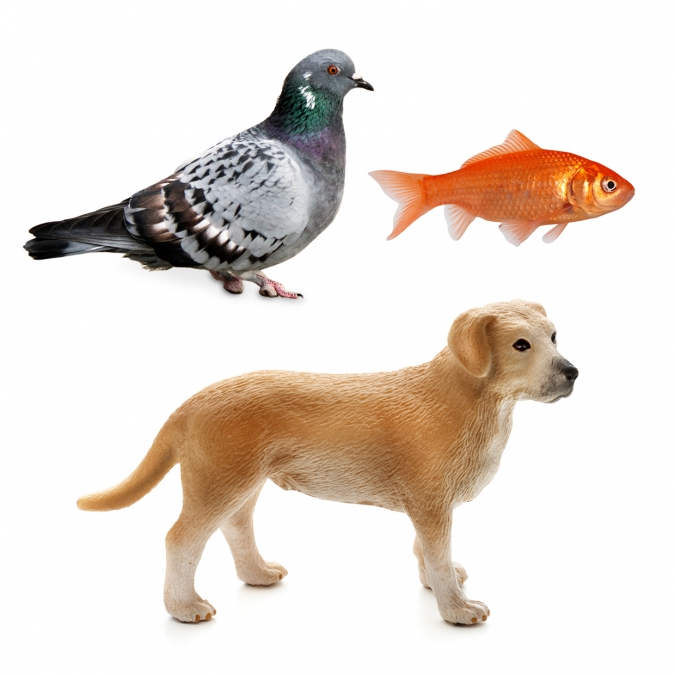
#> input picture ejercicio_clase3/animales.jpg, 675 x 675 px
$ jupyter execute --allow-errors '1. Drawing a Bounding Box with OpenCV.ipynb'   (shell and % lines are left out)
#> lines starting #> are read from the running program, lines starting #| are printed output that depends on the picture; after the words box and inside, x2 and y2 are one past the last pixel; in counts of white or black regions, pixels touching at a corner belong together
# **Tutorial:** Drawing a Bounding Box with OpenCV

In this tutorial, you will learn how to use the OpenCV library in Python to load an image and draw a bounding box around an object. This is a fundamental step before moving on to object detection with YOLO.

### **Step 1: Install OpenCV**

If you don't have OpenCV installed, you can install it using pip:

Verify the installed version number:

### **Step 2: Import Required Libraries**

Import the libraries you will use:

[cell 1]
import cv2
from matplotlib import pyplot as plt

### **Step 3: Load the Image**

Use OpenCV's `imread` function to load your image.

Replace the path with the location of your image file.

[cell 2]
# Load the image (change the path to your image file)
image_bgr = cv2.imread('/Users/eugenio/Documents/Computer_Vision/UC.04 Object Detection/Object Detection/cat.jpg')

#> (a cell that did not finish here is left out)

### **Step 4: Show the image**

#> (a cell that did not finish here is left out)

### **Step 5: Create the Bounding Box over the Image**

To draw a bounding box, use OpenCV's `rectangle` function.

You need to specify the coordinates of the **top-left** point $(x1, y1)$ and the **bottom-right** point $(x2, y2)$ of the bounding box.

The coordinates should be within the image dimensions

[cell 5]
x1, y1 = 250, 200  # Top-left corner
x2, y2 = 700, 900  # Bottom-right corner

# Draw the bounding box on the input image using cv2.rectangle
# Arguments: image, (x1, y1), (x2, y2), bounding box color in BGR, thickness
image_bgr_box = cv2.rectangle(image_bgr, (x1, y1), (x2, y2), (0, 255, 0), 15)  # Green box, thickness 15

### **Step 6: Display the Image and Bounding Box**

Finally, use matplotlib to display the image with the bounding box.

#> (a cell that did not finish here is left out)

You should now see your image with a bounding box drawn around the object.

You can adjust the bounding box coordinates as needed to fit the object you want to highlight.

### **Individual Activity:**

1. Load an image containing **at least three different objects from different classes** using `cv2.imread`.

[cell 7]
# Write your code here...

import cv2
from matplotlib import pyplot as plt


image_bgr = cv2.imread('animales.jpg')
#> image_bgr is the input picture: shape (675, 675, 3); mean B, G, R 214.2, 221.8, 231.2

# Convert BGR to RGB for displaying with matplotlib
image_rgb = cv2.cvtColor(image_bgr, cv2.COLOR_BGR2RGB)

# Display the image
plt.imshow(image_rgb)
plt.show()

2. Draw **different colored bounding boxes** around each object (at least one of the bounding boxes should be yellow). Use a **line thickness** of 5 for both bounding boxes.

[cell 8]
# Write your code here...

animal_x1, animal_y1 = 15, 25  # Top-left corner
animal_x2, animal_y2 = 370, 302  # Bottom-right corner

animal_2_x1, animal_2_y1 = 375, 115  # Top-left corner
animal_2_x2, animal_2_y2 = 650, 250  # Bottom-right corner

animal_3_x1, animal_3_y1 = 60, 308  # Top-left corner
animal_3_x2, animal_3_y2 = 585, 635  # Bottom-right corner

# Draw the bounding box on the input image using cv2.rectangle
# Arguments: image, (x1, y1), (x2, y2), bounding box color in BGR, thickness
animal_1_bgr_box = cv2.rectangle(image_bgr, (animal_x1, animal_y1), (animal_x2, animal_y2), (0, 255, 0), 5)  # Green box, thickness 15
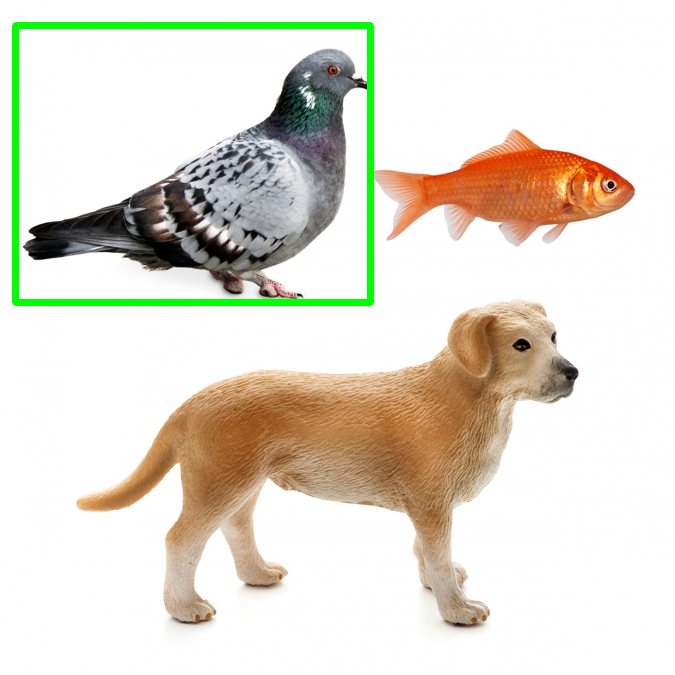
#> animal_1_bgr_box: shape (675, 675, 3); mean B, G, R 209.3, 221.8, 226.3
animal_2_bgr_box = cv2.rectangle(image_bgr, (animal_2_x1, animal_2_y1), (animal_2_x2, animal_2_y2), (0, 0, 255), 5)  # Cyan box, thickness 15
animal_3_bgr_box = cv2.rectangle(image_bgr, (animal_3_x1, animal_3_y1), (animal_3_x2, animal_3_y2), (0, 255, 255), 5)  # Red box, thickness 15
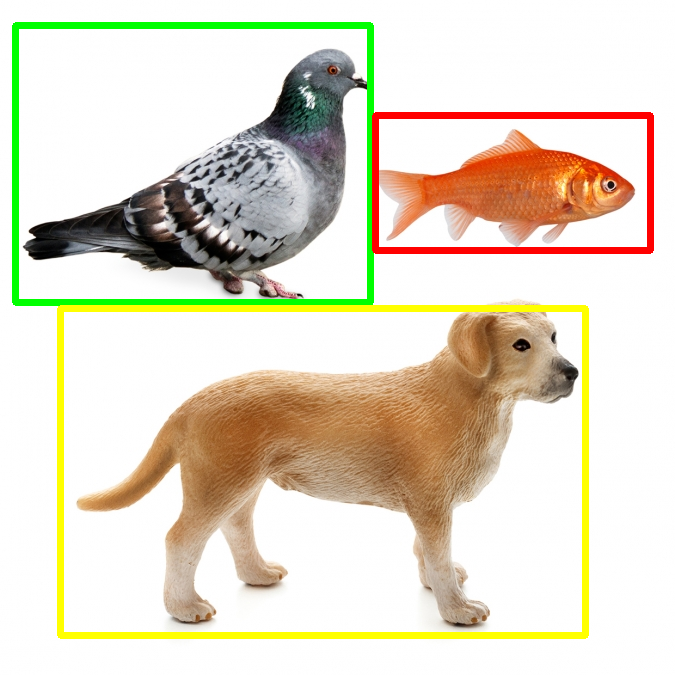
#> animal_3_bgr_box: shape (675, 675, 3); mean B, G, R 199.9, 218.7, 226.7

3. Add **text labels** above each bounding box (e.g., “Cat”, “Ball”, etc.) using `cv2.putText`.

[cell 9]
# Write your code here...


cv2.putText(animal_1_bgr_box, 'Paloma', (animal_x1, animal_y1 - 5), cv2.FONT_HERSHEY_SIMPLEX, 0.9, (0,0,0), 2)
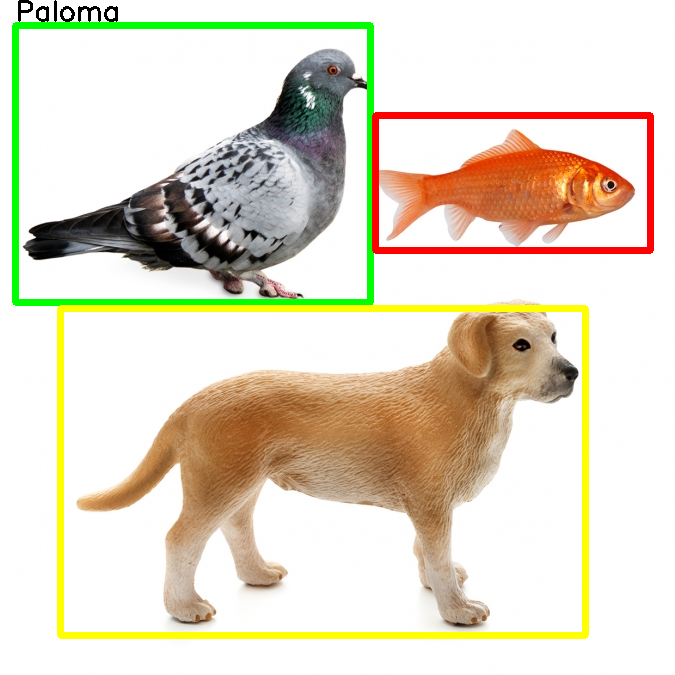
#> animal_1_bgr_box: shape (675, 675, 3); 4.03% of pixels changed, all inside (x1, y1, x2, y2) = (18, 0, 654, 639)
cv2.putText(animal_2_bgr_box, 'Pez', (animal_2_x1, animal_2_y1 - 10), cv2.FONT_HERSHEY_SIMPLEX, 0.9, (0,0,0), 2)
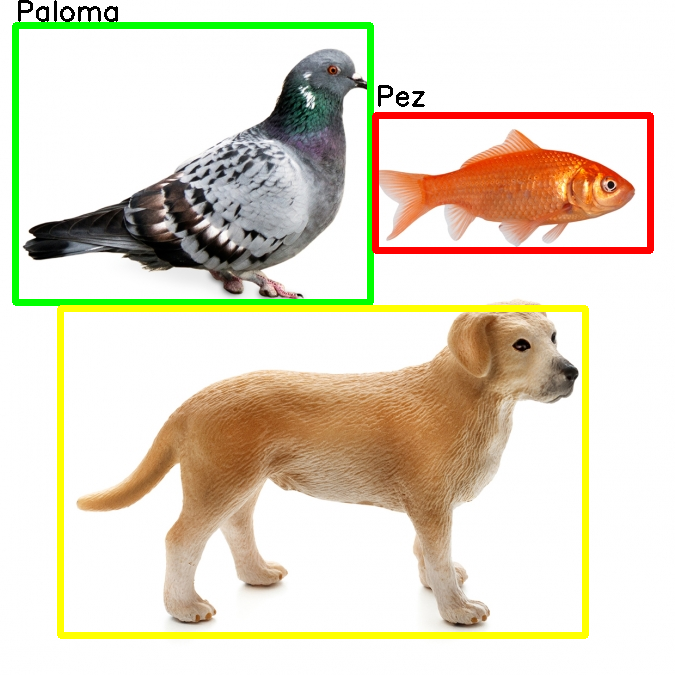
#> animal_2_bgr_box: shape (675, 675, 3); mean B, G, R 199.3, 218.1, 226.1
cv2.putText(animal_3_bgr_box, 'Perro', (animal_3_x1, animal_3_y1 - 10), cv2.FONT_HERSHEY_SIMPLEX, 0.9, (0,0,0), 2)
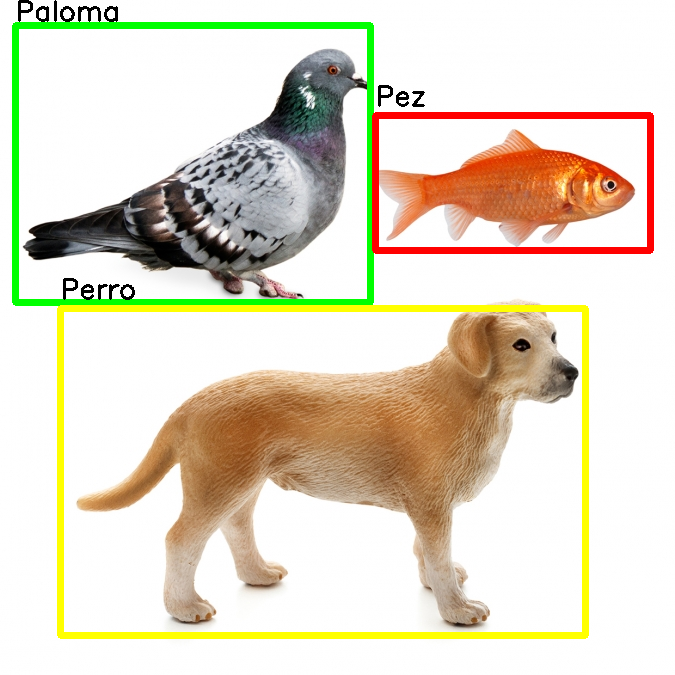
#> animal_3_bgr_box: shape (675, 675, 3); 0.36% of pixels changed, all inside (x1, y1, x2, y2) = (18, 0, 425, 300)

# Convert the image from BGR (OpenCV format) to RGB (matplotlib format)
animal_1_rgb_box = cv2.cvtColor(animal_1_bgr_box, cv2.COLOR_BGR2RGB)
animal_2_rgb_box = cv2.cvtColor(animal_2_bgr_box, cv2.COLOR_BGR2RGB)
animal_3_rgb_box = cv2.cvtColor(animal_3_bgr_box, cv2.COLOR_BGR2RGB)

4. Display the **resulting image**.

[cell 10]
# Write your code here...
plt.imshow(animal_1_rgb_box)
plt.imshow(animal_2_rgb_box)
plt.imshow(animal_3_rgb_box)
plt.show()
